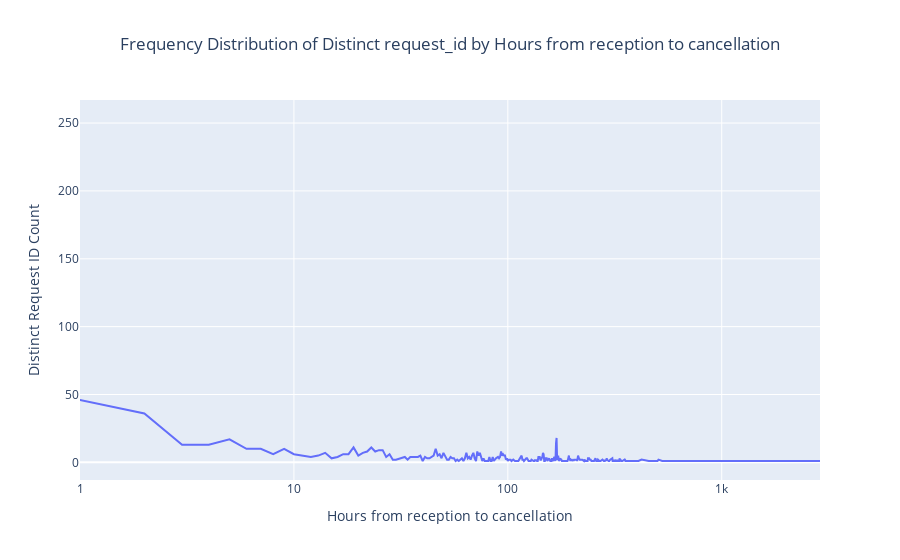

This figure's notebook cell:
### Code cell
# Group by transfer_sequence and count distinct request_id
data = df_received_cancelled_request.groupby('hours_received_to_cancel')['request_id'].nunique().reset_index()

# Renaming columns for clarity
data.columns = ['hours_received_to_cancel', 'distinct_request_id_count']

# Frequency plot
fig6 = px.line(data, x='hours_received_to_cancel', y='distinct_request_id_count',
             title='Frequency Distribution of Distinct request_id by Hours from reception to cancellation',
             labels={'hours_received_to_cancel': 'Hours from reception to cancellation', 'distinct_request_id_count': 'Distinct Request ID Count'})

# Modify xaxis and title layout
fig6.update_layout(
    xaxis_type='log',
    # yaxis_type='log',
    xaxis=dict(
        tickvals=[1, 10, 100, 1000, 10000],
        ticktext=['1', '10', '100', '1k', '10k'], 
    ),
    title={'x': 0.5},
)

fig6.update_layout(
    title={'x': 0.5},
)


fig6.show()

### Figure 1 — Plotly figure (JSON) as saved in the notebook; plotly's stock layout.template omitted (floating-point values rounded to 4 significant figures; data arrays with more than 128 entries replaced by an {"elided": "..."} marker saying what was removed)
{"data": [{"hovertemplate": "Hours from reception to cancellation=%{x}<br>Distinct Request ID Count=%{y}<extra></extra>", "legendgroup": "", "line": {"color": "#636efa", "dash": "solid"}, "marker": {"symbol": "circle"}, "mode": "lines", "name": "", "orientation": "v", "showlegend": false, "type": "scatter", "x": {"elided": "314 int values"}, "xaxis": "x", "y": {"elided": "314 int values"}, "yaxis": "y"}], "layout": {"autosize": true, "legend": {"tracegroupgap": 0}, "title": {"text": "Frequency Distribution of Distinct request_id by Hours from reception to cancellation", "x": 0.5}, "xaxis": {"anchor": "y", "autorange": true, "domain": [0, 1], "range": [0, 3.459], "ticktext": ["1", "10", "100", "1k", "10k"], "tickvals": [1, 10, 100, 1000, 10000], "title": {"text": "Hours from reception to cancellation"}, "type": "log"}, "yaxis": {"anchor": "x", "autorange": true, "domain": [0, 1], "range": [-13, 267], "title": {"text": "Distinct Request ID Count"}, "type": "linear"}}}
